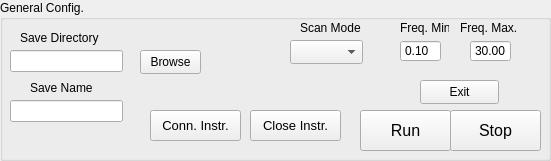
   <widget class="QGroupBox" name="scanGroup">
    <property name="geometry">
     <rect>
      <x>10</x>
      <y>700</y>
      <width>551</width>
      <height>161</height>
     </rect>
    </property>
    <property name="title">
     <string>General Config.</string>
    </property>
    <widget class="QPushButton" name="stopButton">
     <property name="geometry">
      <rect>
       <x>450</x>
       <y>110</y>
       <width>91</width>
       <height>41</height>
      </rect>
     </property>
     <property name="font">
      <font>
       <pointsize>12</pointsize>
      </font>
     </property>
     <property name="text">
      <string>Stop</string>
     </property>
    </widget>
    <widget class="QLabel" name="label_2">
     <property name="geometry">
      <rect>
       <x>20</x>
       <y>30</y>
       <width>81</width>
       <height>16</height>
      </rect>
     </property>
     <property name="text">
      <string>Save Directory</string>
     </property>
     <property name="mytype" stdset="0">
      <string>label</string>
     </property>
    </widget>
    <widget class="QPushButton" name="browseButton">
     <property name="geometry">
      <rect>
       <x>140</x>
       <y>50</y>
       <width>61</width>
       <height>24</height>
      </rect>
     </property>
     <property name="text">
      <string>Browse</string>
     </property>
    </widget>
    <widget class="QPushButton" name="runButton">
     <property name="geometry">
      <rect>
       <x>360</x>
       <y>110</y>
       <width>91</width>
       <height>41</height>
      </rect>
     </property>
     <property name="font">
      <font>
       <pointsize>12</pointsize>
      </font>
     </property>
     <property name="text">
      <string>Run</string>
     </property>
    </widget>
    <widget class="QLabel" name="label_10">
     <property name="geometry">
      <rect>
       <x>30</x>
       <y>80</y>
       <width>81</width>
       <height>16</height>
      </rect>
     </property>
     <property name="text">
      <string>Save Name</string>
     </property>
     <property name="mytype" stdset="0">
      <string>label</string>
     </property>
    </widget>
    <widget class="QLabel" name="label_9">
     <property name="geometry">
      <rect>
       <x>300</x>
       <y>20</y>
       <width>71</width>
       <height>16</height>
      </rect>
     </property>
     <property name="text">
      <string>Scan Mode</string>
     </property>
     <property name="mytype" stdset="0">
      <string>label</string>
     </property>
    </widget>
    <widget class="QDoubleSpinBox" name="fdsDispMax">
     <property name="geometry">
      <rect>
       <x>470</x>
       <y>40</y>
       <width>41</width>
       <height>22</height>
      </rect>
     </property>
     <property name="buttonSymbols">
      <enum>QAbstractSpinBox::ButtonSymbols::NoButtons</enum>
     </property>
     <property name="value">
      <double>30.000000000000000</double>
     </property>
    </widget>
    <widget class="QDoubleSpinBox" name="fdsDispMin">
     <property name="geometry">
      <rect>
       <x>400</x>
       <y>40</y>
       <width>41</width>
       <height>22</height>
      </rect>
     </property>
     <property name="buttonSymbols">
      <enum>QAbstractSpinBox::ButtonSymbols::NoButtons</enum>
     </property>
     <property name="value">
      <double>0.100000000000000</double>
     </property>
    </widget>
    <widget class="QLabel" name="label_8">
     <property name="geometry">
      <rect>
       <x>460</x>
       <y>20</y>
       <width>61</width>
       <height>16</height>
      </rect>
     </property>
     <property name="text">
      <string>Freq. Max.</string>
     </property>
     <property name="mytype" stdset="0">
      <string>label</string>
     </property>
    </widget>
    <widget class="QLabel" name="label_7">
     <property name="geometry">
      <rect>
       <x>400</x>
       <y>20</y>
       <width>49</width>
       <height>16</height>
      </rect>
     </property>
     <property name="text">
      <string>Freq. Min.</string>
     </property>
     <property name="mytype" stdset="0">
      <string>label</string>
     </property>
    </widget>
    <widget class="QLineEdit" name="dataSavePath">
     <property name="geometry">
      <rect>
       <x>10</x>
       <y>50</y>
       <width>113</width>
       <height>22</height>
      </rect>
     </property>
    </widget>
    <widget class="QLineEdit" name="dataFileName">
     <property name="geometry">
      <rect>
       <x>10</x>
       <y>100</y>
       <width>113</width>
       <height>22</height>
      </rect>
     </property>
    </widget>
    <widget class="QComboBox" name="scanMode">
     <property name="geometry">
      <rect>
       <x>290</x>
       <y>40</y>
       <width>73</width>
       <height>24</height>
      </rect>
     </property>
    </widget>
    <widget class="QPushButton" name="connectInstr">
     <property name="geometry">
      <rect>
       <x>150</x>
       <y>110</y>
       <width>91</width>
       <height>31</height>
      </rect>
     </property>
     <property name="font">
      <font>
       <pointsize>10</pointsize>
      </font>
     </property>
     <property name="text">
      <string>Conn. Instr.</string>
     </property>
    </widget>
    <widget class="QPushButton" name="closeInstr">
     <property name="geometry">
      <rect>
       <x>250</x>
       <y>110</y>
       <width>91</width>
       <height>31</height>
      </rect>
     </property>
     <property name="font">
      <font>
       <pointsize>10</pointsize>
      </font>
     </property>
     <property name="text">
      <string>Close Instr.</string>
     </property>
    </widget>
    <widget class="QPushButton" name="exitApp">
     <property name="geometry">
      <rect>
       <x>420</x>
       <y>80</y>
       <width>79</width>
       <height>24</height>
      </rect>
     </property>
     <property name="text">
      <string>Exit</string>
     </property>
    </widget>
   </widget>
